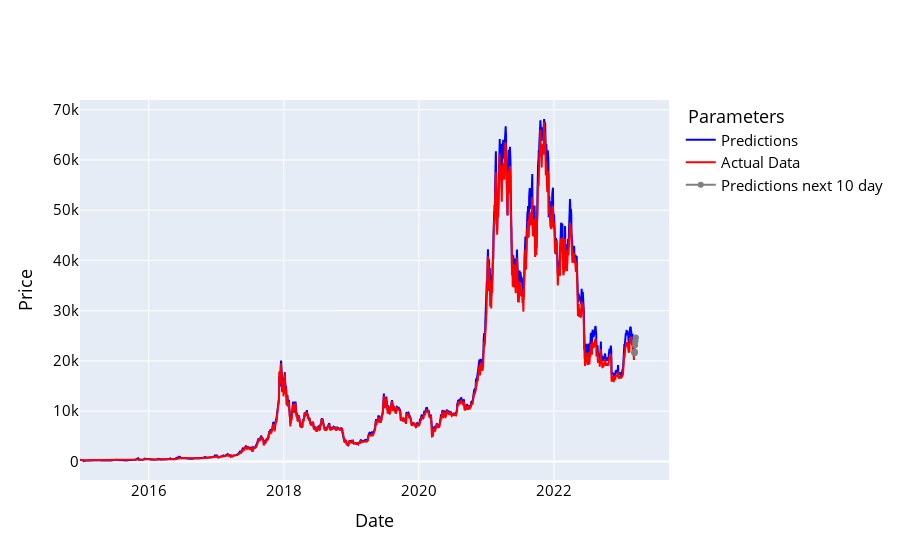

Here is the notebook cell this chart was saved with:
### Code cell
names = cycle(['Predictions', 'Test Data'])

fig = go.Figure()
fig.add_trace(go.Scatter(x=y_future_all.index, y=pred_future_all_df['Adj Close'], name='Predictions',
                         line=dict(width=2, color='blue')))
fig.add_trace(go.Scatter(x=y_future_all.index, y=y_future_all['Adj Close'], name='Actual Data',
                         line=dict(width=2, color='red')))
fig.add_trace(go.Scatter(x=prediction_df.index, y=prediction_df['Adj Close'], name='Predictions next 10 day',
                         line=dict(width=2, color='gray')))
fig.add_shape(type='line',
              x0=prediction_df.index[0], y0=prediction_df['Adj Close'][0],
              x1=pred_future_all_df.index[-1], y1=pred_future_all_df['Adj Close'][-1],
              line=dict(color='grey', width=2))

fig.update_layout(xaxis_title='Date', yaxis_title='Price',
                  font_size=15, font_color='black', legend_title_text=' Parameters')
fig.show()

### Figure 1 — Plotly figure (JSON) as saved in the notebook; plotly's stock layout.template omitted (floating-point values rounded to 4 significant figures; data arrays with more than 128 entries replaced by an {"elided": "..."} marker saying what was removed)
{"data": [{"line": {"color": "blue", "width": 2}, "name": "Predictions", "type": "scatter", "x": {"elided": "2999 str values"}, "y": {"elided": "2999 float values"}}, {"line": {"color": "red", "width": 2}, "name": "Actual Data", "type": "scatter", "x": {"elided": "2999 str values"}, "y": {"elided": "2999 float values"}}, {"line": {"color": "gray", "width": 2}, "name": "Predictions next 10 day", "type": "scatter", "x": ["2023-03-11T00:00:00", "2023-03-12T00:00:00", "2023-03-13T00:00:00", "2023-03-14T00:00:00", "2023-03-15T00:00:00", "2023-03-16T00:00:00", "2023-03-17T00:00:00", "2023-03-18T00:00:00", "2023-03-19T00:00:00", "2023-03-20T00:00:00"], "y": [21660.0, 21690.0, 21720.0, 21510.0, 21840.0, 23110.0, 23880.0, 24030.0, 24610.0, 24680.0]}], "layout": {"font": {"color": "black", "size": 15}, "legend": {"title": {"text": " Parameters"}}, "shapes": [{"line": {"color": "grey", "width": 2}, "type": "line", "x0": "2023-03-11T00:00:00", "x1": "2023-03-11T00:00:00", "y0": 21660.0, "y1": 21610.0}], "xaxis": {"title": {"text": "Date"}}, "yaxis": {"title": {"text": "Price"}}}}
